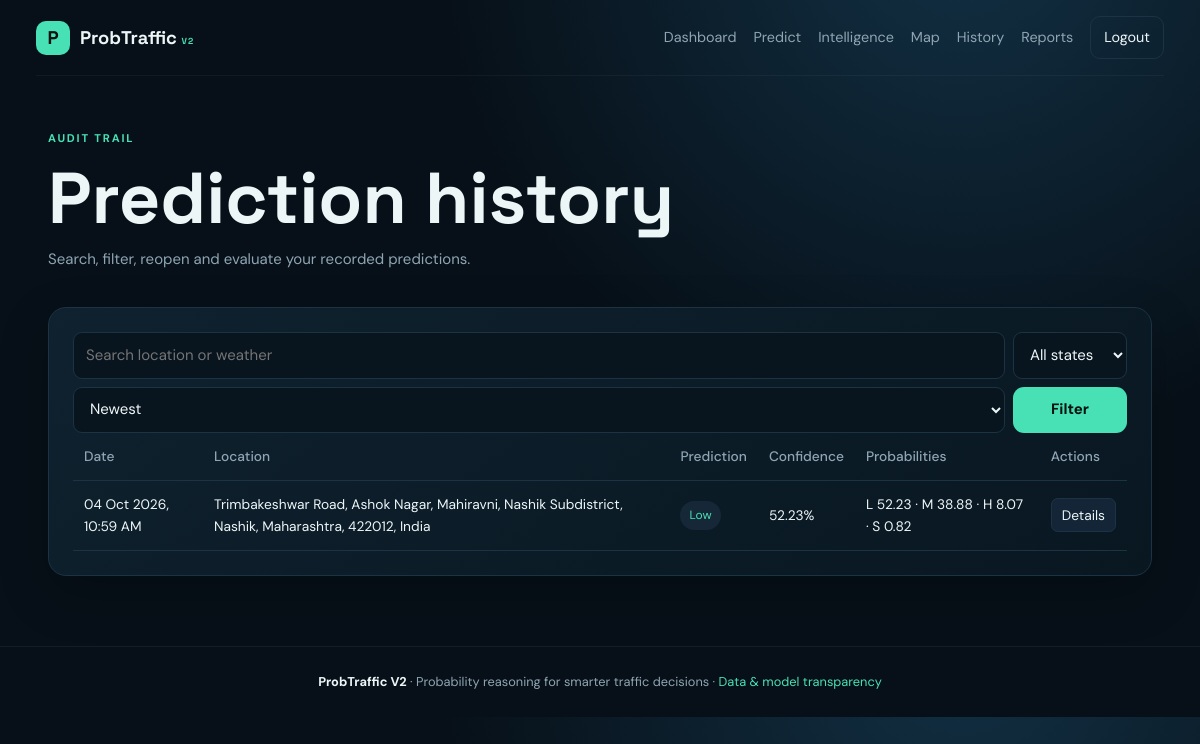
The app's page /history (signed in) with its own data.
### app/models.py (models this page shows)
class Prediction(db.Model):
    id = db.Column(db.Integer, primary_key=True)
    user_id = db.Column(db.Integer, db.ForeignKey("user.id"), nullable=False)
    traffic_record_id = db.Column(db.Integer, db.ForeignKey("traffic_record.id"), nullable=False)
    low_probability = db.Column(db.Float, nullable=False)
    moderate_probability = db.Column(db.Float, nullable=False)
    high_probability = db.Column(db.Float, nullable=False)
    severe_probability = db.Column(db.Float, nullable=False)
    predicted_condition = db.Column(db.String(30), nullable=False)
    confidence = db.Column(db.Float, nullable=False)
    explanation = db.Column(db.Text, nullable=True)
    created_at = db.Column(db.DateTime, default=datetime.utcnow)
    user = db.relationship("User", backref="predictions")
    traffic_record = db.relationship("TrafficRecord", backref="prediction", uselist=False)

class TrafficRecord(db.Model):
    id = db.Column(db.Integer, primary_key=True)
    location = db.Column(db.String(160), nullable=False)
    latitude = db.Column(db.Float, nullable=True)
    longitude = db.Column(db.Float, nullable=True)
    vehicle_count = db.Column(db.Integer, nullable=False)
    average_speed = db.Column(db.Float, nullable=False)
    time_of_day = db.Column(db.String(30), nullable=False)
    weather = db.Column(db.String(40), nullable=False)
    incident = db.Column(db.String(60), nullable=False)
    road_condition = db.Column(db.String(40), nullable=False)
    visibility = db.Column(db.Float, nullable=True)
    humidity = db.Column(db.Float, nullable=True)
    wind_speed = db.Column(db.Float, nullable=True)
    created_at = db.Column(db.DateTime, default=datetime.utcnow)
    created_by = db.Column(db.Integer, db.ForeignKey("user.id"), nullable=True)

### app/main.py (the view)
@main_bp.route("/history")
@login_required
def history():
    q=Prediction.query.filter_by(user_id=current_user.id).join(TrafficRecord)
    search=request.args.get("q","").strip()
    state=request.args.get("state","").strip()
    sort=request.args.get("sort","newest")
    if search: q=q.filter(or_(TrafficRecord.location.ilike(f"%{search}%"),TrafficRecord.weather.ilike(f"%{search}%")))
    if state: q=q.filter(Prediction.predicted_condition==state)
    q=q.order_by(Prediction.created_at.asc() if sort=="oldest" else Prediction.created_at.desc())
    predictions=q.limit(200).all()
    return render_template("history.html",predictions=predictions,search=search,state=state,sort=sort)

### app/__init__.py (called while the page is built)
def _csrf_token():
    import secrets
    token=session.get("_csrf")
    if not token:
        token=secrets.token_urlsafe(32); session["_csrf"]=token
    return token

### app/models.py (called while the page is built)
@login_manager.user_loader
def load_user(user_id):
    return User.query.get(int(user_id))

### app/templates/history.html (shortened to what this page needs)
{% extends "base.html" %}{% block title %}History — ProbTraffic{% endblock %}
{% block content %}<section class="container page-head"><div><span class="eyebrow">AUDIT TRAIL</span><h1>Prediction history</h1><p>Search, filter, reopen and evaluate your recorded predictions.</p></div></section>
<section class="container panel table-panel"><form class="location-tools" method="get"><input name="q" value="{{search}}" placeholder="Search location or weather"><select name="state"><option value="">All states</option></select><select name="sort"><option value="newest" {% if sort=="newest"%}selected{%endif%}>Newest</option></select><button class="btn primary">Filter</button></form>
<table><thead><tr><th>Date</th><th>Location</th><th>Prediction</th><th>Confidence</th><th>Probabilities</th><th>Actions</th></tr></thead><tbody>{% for p in predictions %}<tr><td>{{p.created_at.strftime('%d %b %Y, %I:%M %p')}}</td><td>{{p.traffic_record.location}}</td><td><span class="badge {{p.predicted_condition|lower}}">{{p.predicted_condition}}</span></td><td>{{p.confidence}}%</td><td>L {{p.low_probability}} · M {{p.moderate_probability}} · H {{p.high_probability}} · S {{p.severe_probability}}</td><td><a class="small-btn" href="{{url_for('main.prediction_detail',prediction_id=p.id)}}">Details</a></td></tr>{% else %}<tr><td colspan="6" class="muted">No predictions found.</td></tr>{% endfor %}</tbody></table></section>{% endblock %}

### app/templates/base.html (shortened to what this page needs)
<!doctype html>
<html lang="en">
<head><meta charset="utf-8"><meta name="viewport" content="width=device-width,initial-scale=1">
<link rel="stylesheet" href="{{ url_for('static',filename='css/style.css') }}">{% block head %}{% endblock %}</head>
<body>
<nav class="navbar"><a class="brand" href="{{ url_for('main.index') }}"><span class="brand-mark">P</span><span>ProbTraffic <small>V2</small></span></a>
<div class="nav-links">{% if current_user.is_authenticated %}
<a href="{{url_for('main.dashboard')}}">Dashboard</a><a href="{{url_for('main.prediction')}}">Predict</a><a href="{{url_for('main.intelligence')}}">Intelligence</a><a href="{{url_for('main.map_view')}}">Map</a><a href="{{url_for('main.history')}}">History</a><a href="{{url_for('main.reports')}}">Reports</a>
{% if current_user.role=='admin' %}<a href="{{url_for('admin.dashboard')}}">Admin</a>{% endif %}<a class="nav-cta" href="{{url_for('auth.logout')}}">Logout</a>
{% else %}<a href="{{url_for('auth.login')}}">Login</a><a class="nav-cta" href="{{url_for('auth.register')}}">Get Started</a>{% endif %}</div></nav>
<main>{% block content %}{% endblock %}</main>
<footer><span>ProbTraffic V2</span> · Probability reasoning for smarter traffic decisions · <a href="{{url_for('main.index')}}">Data & model transparency</a></footer>
</body></html>

### app/static/css/style.css (style rules this page uses)
:root { --bg:#071018;--panel:#0d1b27;--panel2:#102230;--line:#1c3343;--text:#edf6f7;--muted:#8fa5b3;--accent:#48e1b5;--blue:#6d8cff;--warn:#ffc159;--danger:#ff6b78;--shadow:0 18px 50px rgba(0,0,0,.22) }
* { box-sizing:border-box }
html { scroll-behavior:smooth }
body { margin:0;background:radial-gradient(circle at 80% -10%,#123044 0,#071018 42%);color:var(--text);font:15px/1.55 "DM Sans",sans-serif }
a { color:inherit;text-decoration:none }
button,input,select,textarea { font:inherit }
button { cursor:pointer }
h1,h2,h3 { font-family:"Space Grotesk",sans-serif;line-height:1.1 }
h1 { font-size:clamp(2.4rem,6vw,4.5rem);margin:10px 0 }
p { margin:7px 0 }
.container { width:min(1180px,92%);margin:auto }
.navbar { height:76px;width:min(1240px,94%);margin:auto;display:flex;align-items:center;justify-content:space-between;border-bottom:1px solid rgba(255,255,255,.04) }
.brand { display:flex;gap:10px;align-items:center;font:700 1.15rem "Space Grotesk" }
.brand small { font-size:.55rem;color:var(--accent);letter-spacing:1px }
.brand-mark { width:34px;height:34px;border-radius:10px;background:var(--accent);color:#06120f;display:grid;place-items:center }
.nav-links { display:flex;gap:17px;align-items:center;color:var(--muted);font-size:.9rem }
.nav-cta { border:1px solid var(--line);padding:9px 13px;border-radius:10px;color:var(--text)!important }
.eyebrow { font-size:.7rem;letter-spacing:1.8px;color:var(--accent);font-weight:700 }
.page-head { padding:50px 0 28px;display:flex;align-items:end;justify-content:space-between;gap:25px }
.page-head p,.muted,.disclaimer { color:var(--muted) }
.btn { display:inline-flex;align-items:center;justify-content:center;border:0;border-radius:11px;padding:11px 16px;font-weight:700;min-height:43px }
.btn.primary { background:var(--accent);color:#06130f }
.hero-card,.panel,.stat-card { background:linear-gradient(145deg,rgba(16,34,48,.96),rgba(9,23,33,.96));border:1px solid var(--line);border-radius:18px;box-shadow:var(--shadow) }
.panel { padding:24px }
input,select,textarea { width:100%;padding:11px 12px;background:#08141e;border:1px solid var(--line);color:var(--text);border-radius:9px;outline:none }
.location-tools { display:grid;grid-template-columns:1fr auto;gap:8px }
.table-panel { overflow:auto;margin-bottom:70px }
.table-panel table { width:100%;border-collapse:collapse;min-width:850px }
.table-panel th,.table-panel td { text-align:left;padding:13px 11px;border-bottom:1px solid var(--line);font-size:.86rem }
.table-panel th { color:var(--muted);font-weight:500 }
.badge { display:inline-block;padding:5px 9px;border-radius:999px;background:#162737;font-size:.75rem }
.badge.low { color:var(--accent) }
.small-btn { border:1px solid var(--line);background:#132536;color:var(--text);padding:7px 10px;border-radius:7px }
footer { border-top:1px solid rgba(255,255,255,.05);padding:25px;text-align:center;color:var(--muted);font-size:.8rem }
footer span { color:var(--text);font-weight:700 }
footer a { color:var(--accent) }

### records on screen
Prediction: created_at "04 Oct 2026, 10:59 AM", traffic_record.location "Trimbakeshwar Road, Ashok Nagar, Mahiravni, Nashik Subdistrict, Nashik, Maharashtra, 422012, India", predicted_condition "Low", confidence "52.23", low_probability "52.23", moderate_probability "38.88", high_probability "8.07", severe_probability "0.82"
